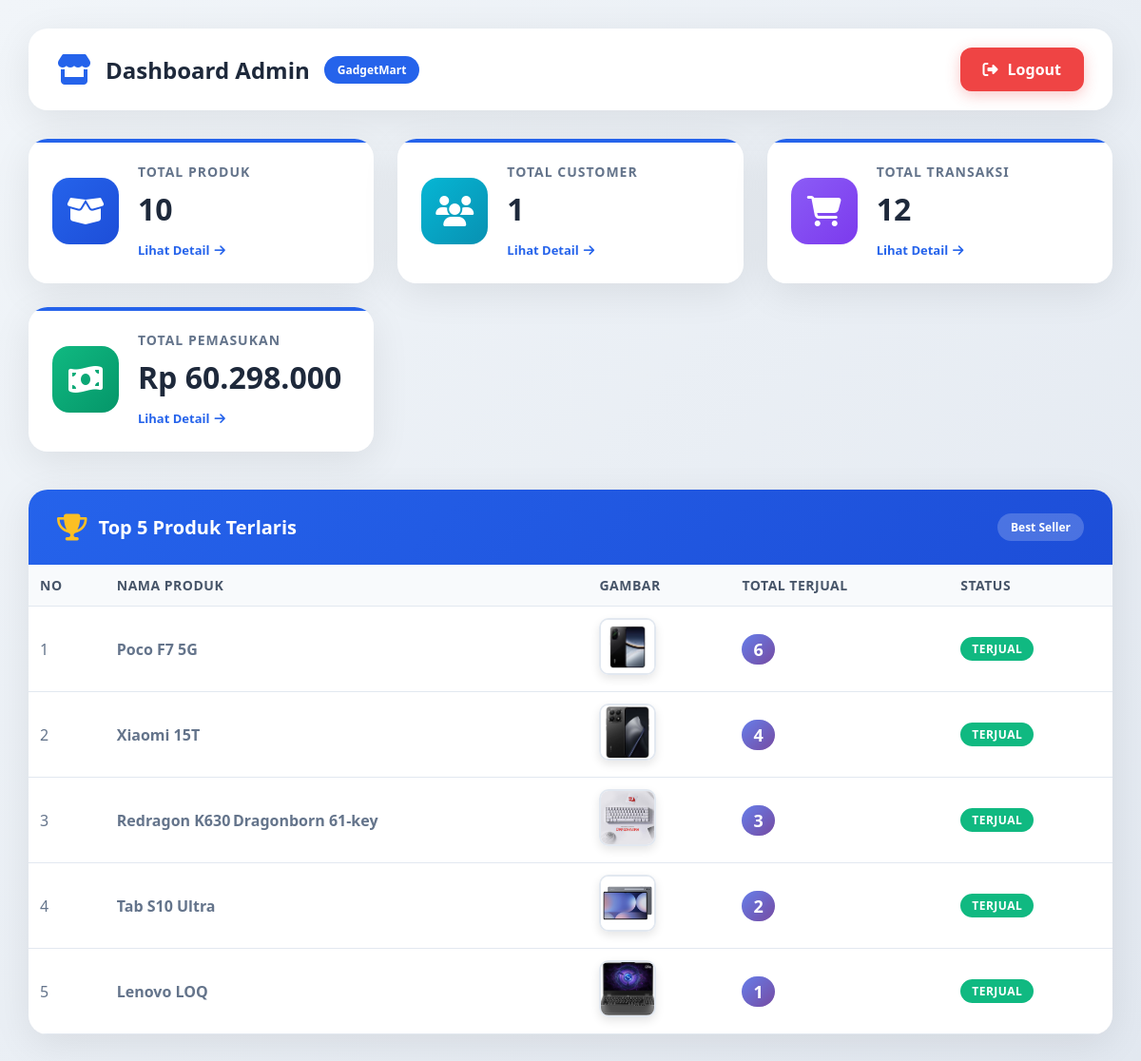
/admin/dashboard.php (signed in), run on the app's committed database.
### tables this page shows
CREATE TABLE `produk` (
  `id_produk` int(11) NOT NULL,
  `nama_produk` varchar(100) DEFAULT NULL,
  `kategori` varchar(50) DEFAULT NULL,
  `deskripsi` text DEFAULT NULL,
  `harga` int(11) DEFAULT NULL,
  `stok` int(11) DEFAULT NULL,
  `gambar` varchar(255) DEFAULT NULL,
  `tanggal_masuk` date DEFAULT NULL,
  `status` enum('aktif','nonaktif') DEFAULT 'aktif',
  `kompatibilitas` varchar(255) DEFAULT NULL,
  `prosesor` varchar(255) DEFAULT NULL,
  `ram` varchar(255) DEFAULT NULL,
  `penyimpanan` varchar(255) DEFAULT NULL,
  `layar` varchar(255) DEFAULT NULL,
  `baterai` varchar(255) DEFAULT NULL,
  `berat` varchar(255) DEFAULT NULL
);

### admin/dashboard.php (the view, shortened to what this page needs)
<?php
include '../koneksi.php';
$total_produk = mysqli_fetch_assoc(mysqli_query($koneksi, "SELECT COUNT(*) AS total FROM produk"))['total'];
$total_user = mysqli_fetch_assoc(mysqli_query($koneksi, "SELECT COUNT(*) AS total FROM users WHERE role='customer'"))['total'];
$total_transaksi = mysqli_fetch_assoc(mysqli_query($koneksi, "SELECT COUNT(*) AS total FROM transaksi"))['total'];
$q_pemasukan = mysqli_query($koneksi, "SELECT SUM(jumlah) AS total FROM pemasukan");
$data_pemasukan = mysqli_fetch_assoc($q_pemasukan);
$total_pemasukan = $data_pemasukan['total'] ?? 0;
$top_produk = mysqli_query($koneksi, "
    SELECT p.id_produk, p.nama_produk, p.gambar, SUM(dt.jumlah) AS total_terjual
    FROM detail_transaksi dt
    JOIN produk p ON dt.id_produk = p.id_produk
    GROUP BY p.id_produk
    ORDER BY total_terjual DESC
    LIMIT 5
");
?>
<!DOCTYPE html>
<html lang="id">
<head>
    <link rel="stylesheet" href="https://cdnjs.cloudflare.com/ajax/libs/font-awesome/6.4.0/css/all.min.css">
    <link rel="stylesheet" href="../css/dashboard.css">
</head>
<body>
    <div class="container">
        <div class="header">
            <div class="logo-area">
                <i class="fas fa-store"></i>
                <h2>Dashboard Admin</h2>
                <span class="badge-admin">GadgetMart</span>
            </div>
            <a class="logout-btn" href="../user/logout.php">
                <i class="fas fa-sign-out-alt"></i>
                <span>Logout</span>
            </a>
        </div>
        <div class="stats-grid">
            <div class="stat-card">
                <div class="stat-icon blue">
                    <i class="fas fa-box-open"></i>
                </div>
                <div class="stat-info">
                    <h3>Total Produk</h3>
                    <div class="stat-value"><?= number_format($total_produk) ?></div>
                    <a href="data_produk.php" class="stat-link">
                        Lihat Detail <i class="fas fa-arrow-right"></i>
                    </a>
                </div>
            </div>
            <div class="stat-card">
                <div class="stat-icon cyan">
                    <i class="fas fa-users"></i>
                </div>
                <div class="stat-info">
                    <h3>Total Customer</h3>
                    <div class="stat-value"><?= number_format($total_user) ?></div>
                    <a href="data_user.php" class="stat-link">
                        Lihat Detail <i class="fas fa-arrow-right"></i>
                    </a>
                </div>
            </div>
            <div class="stat-card">
                <div class="stat-icon purple">
                    <i class="fas fa-shopping-cart"></i>
                </div>
                <div class="stat-info">
                    <h3>Total Transaksi</h3>
                    <div class="stat-value"><?= number_format($total_transaksi) ?></div>
                    <a href="data_transaksi.php" class="stat-link">
                        Lihat Detail <i class="fas fa-arrow-right"></i>
                    </a>
                </div>
            </div>
            <div class="stat-card">
                <div class="stat-icon green">
                    <i class="fas fa-money-bill-wave"></i>
                </div>
                <div class="stat-info">
                    <h3>Total Pemasukan</h3>
                    <div class="stat-value">Rp <?= number_format($total_pemasukan, 0, ',', '.') ?></div>
                    <a href="data_pemasukkan.php" class="stat-link">
                        Lihat Detail <i class="fas fa-arrow-right"></i>
                    </a>
                </div>
            </div>
        </div>
        <div class="section-card">
            <div class="section-header">
                <div class="section-title">
                    <i class="fas fa-trophy"></i>
                    <h3>Top 5 Produk Terlaris</h3>
                </div>
                <span class="section-badge">Best Seller</span>
            </div>
            <div class="table-wrapper">
                <table class="data-table">
                    <thead>
                        <tr>
                            <th>No</th>
                            <th>Nama Produk</th>
                            <th>Gambar</th>
                            <th>Total Terjual</th>
                            <th>Status</th>
                        </tr>
                    </thead>
                    <tbody>
                        <?php
                        $no = 1;
                        if (mysqli_num_rows($top_produk) > 0):
                            while ($produk = mysqli_fetch_assoc($top_produk)):
                                $image_path = "../gambar/" . $produk['gambar'];
                                if (!file_exists($image_path)) {
                                    $id_produk = $produk['id_produk'];
                                    $alt_path = "../gambar/produk/" . $id_produk . "/" . $produk['gambar'];
                                    if (file_exists($alt_path)) {
                                        $image_path = $alt_path;
                                    } else {
                                        $image_path = "https://via.placeholder.com/60x60?text=No+Image";
                                    }
                                }
                                ?>
                                <tr>
                                    <td class="text-center"><?= $no++ ?> </td>
                                    <td class="product-name"><?= htmlspecialchars($produk['nama_produk']) ?></td>
                                    <td>
                                        <img src="<?= $image_path ?>" alt="<?= htmlspecialchars($produk['nama_produk']) ?>"
                                            class="product-image">
                                    </td>
                                    <td class="text-center">
                                        <span class="sold-count"><?= number_format($produk['total_terjual']) ?></span>
                                    </td>
                                    <td class="text-center">
                                        <span class="status-badge sold">Terjual</span>
                                    </td>
                                </tr>
                                <?php
                            endwhile;
                        endif; ?>
                    </tbody>
                </table>
            </div>
        </div>
    </div>
</body>
</html>

### admin/dashboard.php (style rules this page uses)
.product-image { width: 60px; height: 60px; object-fit: cover; border-radius: 10px; border: 2px solid #e2e8f0; transition: all 0.3s; }
.product-name { font-weight: 600; color: #1e293b; }
.sold-count { background: linear-gradient(135deg, #667eea 0%, #764ba2 100%); color: white; padding: 4px 12px; border-radius: 20px; font-weight: 600; display: inline-block; }
.status-badge.sold { background: #10b981; color: white; padding: 4px 12px; border-radius: 20px; font-size: 12px; font-weight: 600; display: inline-block; }
.text-center { text-align: center; }
.table-wrapper { overflow-x: auto; }
.data-table { width: 100%; border-collapse: collapse; }
.data-table th, .data-table td { padding: 12px; text-align: left; border-bottom: 1px solid #e2e8f0; }
.data-table th { background: #f8fafc; font-weight: 600; color: #475569; }

### data on the page
produk: nama_produk "Poco F7 5G", id_produk+gambar (picture), total_terjual "6"
produk: nama_produk "Xiaomi 15T", id_produk+gambar (picture), total_terjual "4"
produk: nama_produk "Redragon K630 Dragonborn 61‑key", gambar+nama_produk (picture), total_terjual "3"
produk: nama_produk "Tab S10 Ultra", id_produk+gambar (picture), total_terjual "2"
produk: nama_produk "Lenovo LOQ", id_produk+gambar (picture), total_terjual "1"

### other printed values
$total_produk "10"
$total_user "1"
$total_transaksi "12"
$total_pemasukan "60.298.000"
